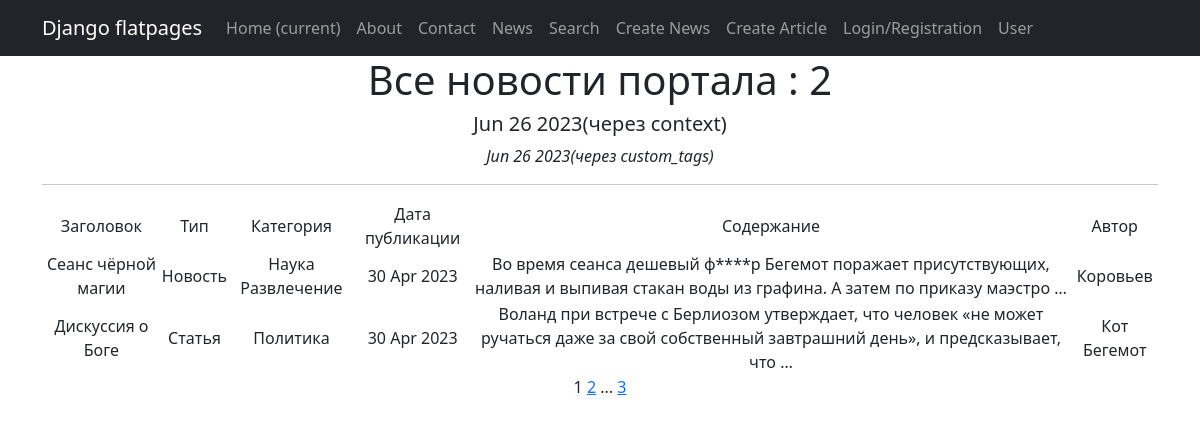
Page /news/ on the committed database.
### news/models.py (models this page shows, shortened)
class Post(models.Model):
    article = 'AR'
    news = 'NW'
    POST_TYPE = [
        (article, 'Статья'),
        (news, 'Новость')
    ]
    post_type = models.CharField(max_length=2,
                                 choices=POST_TYPE)
    post_date_time = models.DateTimeField(auto_now_add=True)
    post_title = models.CharField(max_length=255)
    post_text = models.TextField()
    post_rating = models.IntegerField(default=0)
    author = models.ForeignKey('Author', on_delete=models.CASCADE)
    category = models.ManyToManyField('Category', through='PostCategory')

class Category(models.Model):
    category_name = models.CharField(max_length=255,
                                     unique=True)
    def __str__(self):
        return self.category_name

class Author(models.Model):
    author_rating = models.IntegerField(default=0)
    author = models.OneToOneField(User, on_delete=models.CASCADE)
    def __str__(self):
        return self.author.username

### news/views.py (the view)
# urls.py: path('news/', NewsList.as_view(), name='news_list'),
class NewsList(ListView):
    model = Post
    template_name = 'news.html'
    context_object_name = 'news'
    paginate_by = 2
    def get_context_data(self, **kwargs):
        context = super().get_context_data(**kwargs)
        context['time_now'] = datetime.utcnow()
        return context

### news/templatetags/custom_filters.py (called while the page is built)
@register.filter()
def censor(value):
    words = value.split()
    corrected_words = []
    for word in words:
        if word.lower() in restricted_words:
            word = word = list(word)[0] + ''.join([i.replace(i, "*") for i in list(word)[1:-1]]) + list(word)[-1]
            corrected_words.append(word)
        else:
            corrected_words.append(word)
    corrected_words = ' '.join(corrected_words)
    return corrected_words

### news/templatetags/custom_tags.py (called while the page is built)
@register.simple_tag()
def current_time(format_string='%b %d %Y'):
    return datetime.utcnow().strftime(format_string)

### templates/news.html (shortened to what this page needs)
{% extends 'flatpages/default.html' %}
{% load custom_filters %}
{% load custom_tags %}
{% block content %}
    <h1> Все новости портала : {{ news|length }} </h1>
    <h5>{{ time_now|date:'M d Y' }}(через context)</h5>
    <em>{% current_time %}(через custom_tags)</em>
    <hr>
    {% if news %}
        <table>
            <tr>
                <td> Заголовок </td>
                <td> Тип </td>
                <td> Категория </td>
                <td> Дата публикации </td>
                <td> Содержание </td>
                <td> Автор </td>
            </tr>
            {% for one_news in news %}
            <tr>
                <td> {{ one_news.post_title }} </td>
                <td> {% if one_news.post_type == 'NW' %}
                      Новость
                     {% elif one_news.post_type == 'AR' %}
                      Статья
                     {% endif %}
                </td>
                <td>
                    {% for category in one_news.category.all %}
                    {{ category }}
                    {% endfor %}
                </td>
                <td> {{ one_news.post_date_time|date:'d M Y' }} </td>
                <td> {{ one_news.post_text|truncatewords:20|censor }} </td>
                <td> {{ one_news.author }} </td>
            </tr>
            {% endfor %}
        </table>
    {% else %}
        <h2> Новостей на сегодня нет </h2>
    {% endif %}
    {{ page_obj.number }}
    {% if page_obj.has_next %}
        <a href="?page={{ page_obj.next_page_number }}">{{ page_obj.next_page_number }}</a>
        {% if paginator.num_pages != page_obj.next_page_number %}
            ...
            <a href="?page={{ page_obj.paginator.num_pages }}">{{ page_obj.paginator.num_pages }}</a>
        {% endif %}
    {% endif %}
{% endblock content %}

### rows in the picture
Post: post_title "Cеанс чёрной магии", post_type "Новость", post_date_time "30 Apr 2023", post_text|censor "Во время сеанса дешевый ф****р Бегемот поражает присутствующих, наливая и выпивая стакан воды из графина. А затем по приказу маэстро …", author "Коровьев"
Category: category_name "Наука"
Category: category_name "Развлечение"
Post: post_title "Дискуссия о Боге", post_type "Статья", post_date_time "30 Apr 2023", post_text|censor "Воланд при встрече с Берлиозом утверждает, что человек «не может ручаться даже за свой собственный завтрашний день», и предсказывает, что …", author "Кот Бегемот"
Category: category_name "Политика"

### other values in the picture
{{ news|length }} "2"
{{ time_now|date:'M d Y' }} "Jun 26 2023"
{{ page_obj.number }} "1"
{{ page_obj.next_page_number }} "2"
{{ page_obj.paginator.num_pages }} "3"
